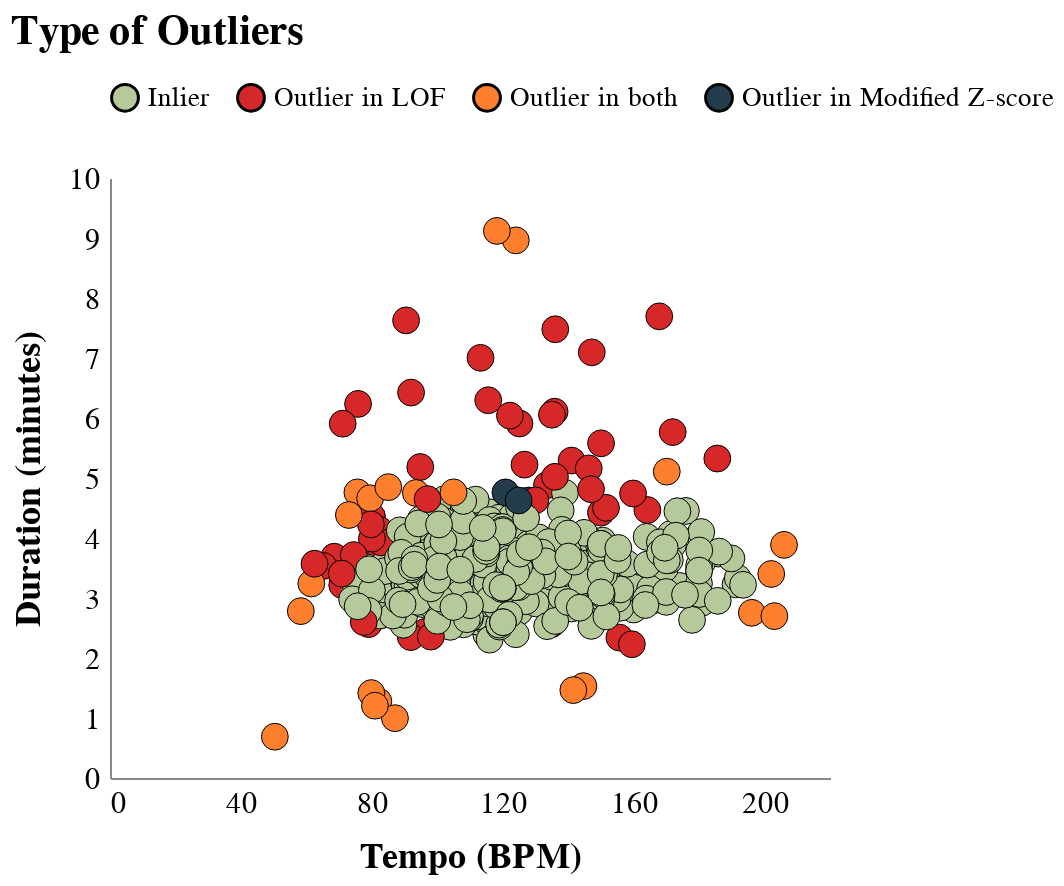

Notebook cell for this chart:
### Markdown cell above
> A curious behaviour happend when applying LOF: All the points from Cluster 2 are considered outliers

### Code cell
df_02 = comparing_anomalies(df_02)
comparison_outliers_02 = visualize_comparision_anomalies(df_02, 'tempo', 'duration_minutes',
                                "Tempo (BPM)", "Duration (minutes)",
                                'outliers', tooltips_anomalies, "Type of Outliers", dim_square=300)
set_plot_configurations(plot=comparison_outliers_02, dim_square=300).interactive()

### Figure 1 — Vega-Lite specification as saved in the notebook (floating-point values rounded to 4 significant figures; data arrays with more than 128 entries replaced by an {"elided": "..."} marker saying what was removed)
{"config": {"view": {"continuousWidth": 400, "continuousHeight": 300, "strokeWidth": 0}, "axis": {"grid": false, "labelFontSize": 15.0, "labelPadding": 5.1, "ticks": false, "titleFontSize": 18.0, "titlePadding": 10.2}, "font": "Georgia"}, "data": {"name": "data-2d6609fa4d2bb27e987e9340bb19e177"}, "mark": {"type": "circle", "size": 180.0, "stroke": "black", "strokeWidth": 0.5}, "encoding": {"color": {"field": "outliers", "legend": {"labelFontSize": 13.5, "labelLimit": 0.0, "offset": 30, "orient": "top", "symbolSize": 180.0, "title": ""}, "scale": {"domain": ["Inlier", "Outlier in LOF", "Outlier in both", "Outlier in Modified Z-score"], "range": ["#b5c99a", "#d62828", "#FE7F2D", "#233D4D"]}, "type": "nominal"}, "opacity": {"condition": {"value": 1, "selection": "selector006"}, "value": 0.2}, "tooltip": [{"field": "name", "title": "Song", "type": "nominal"}, {"field": "artist", "title": "Artist", "type": "nominal"}, {"field": "album", "title": "Album", "type": "nominal"}, {"field": "z_mod", "title": "Mod. Z-score", "type": "quantitative"}, {"field": "local_outlier_factor", "title": "LOF", "type": "quantitative"}, {"field": "outliers", "title": "Type of Outlier", "type": "nominal"}, {"field": "tempo", "title": "Tempo (BPM)", "type": "quantitative"}, {"field": "duration_minutes", "title": "Duration (minutes)", "type": "quantitative"}], "x": {"field": "tempo", "title": "Tempo (BPM)", "type": "quantitative"}, "y": {"field": "duration_minutes", "title": "Duration (minutes)", "type": "quantitative"}}, "height": 300, "selection": {"selector006": {"type": "multi", "fields": ["outliers"], "bind": "legend"}, "selector007": {"type": "interval", "bind": "scales", "encodings": ["x", "y"]}}, "title": {"text": "Type of Outliers", "anchor": "start", "fontSize": 21.0, "offset": 15.0}, "width": 360.0, "$schema": "https://vega.github.io/schema/vega-lite/v4.17.0.json", "datasets": {"data-2d6609fa4d2bb27e987e9340bb19e177": {"elided": "504 records"}}}
